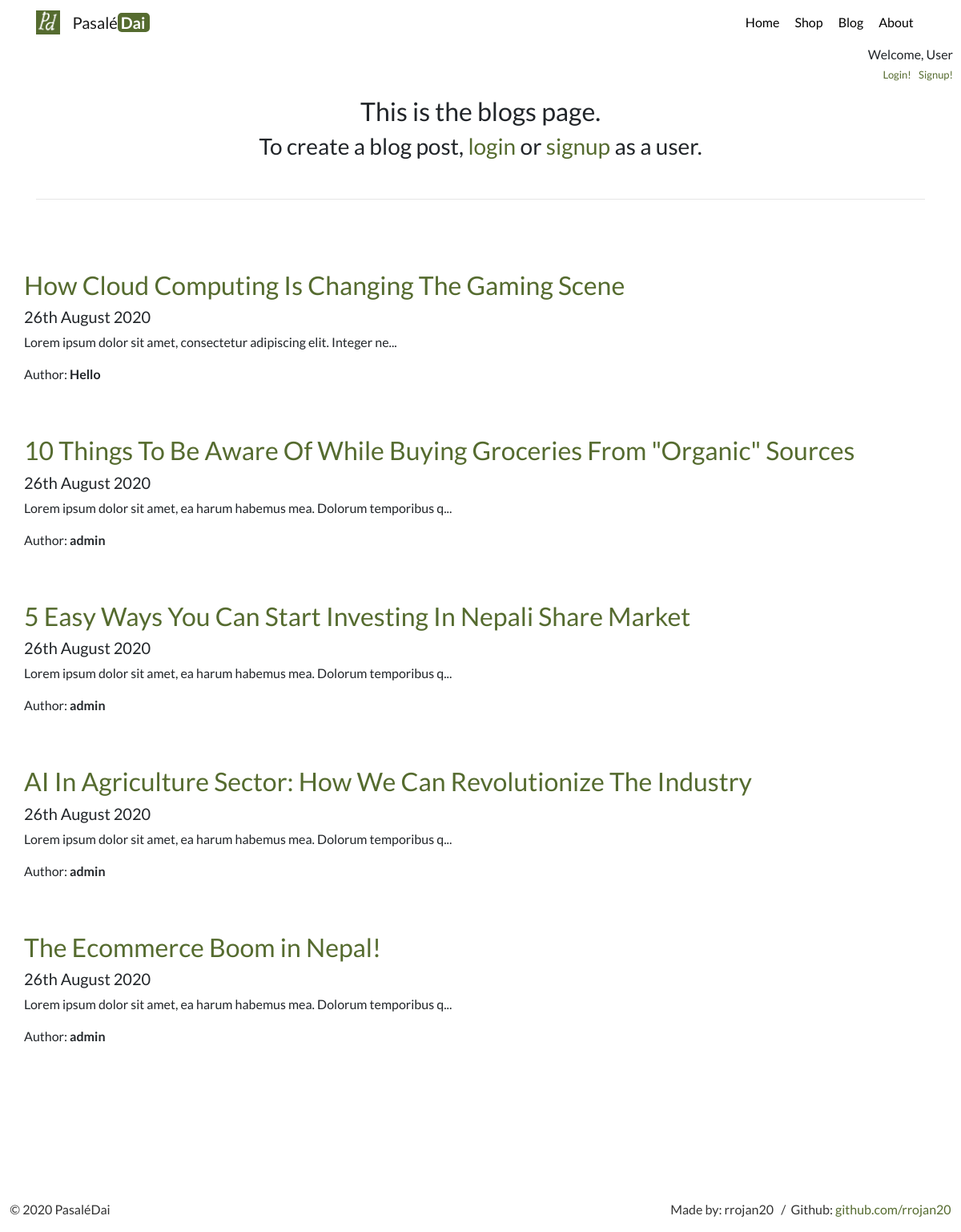
The app's page /articles/ with its own data.
### blogs/models.py (models this page shows, shortened)
class Article(models.Model):
    title = models.CharField(max_length=100)
    description = models.TextField()
    featured = models.BooleanField(default=False)
    date = models.DateTimeField(auto_now_add=True)
    author = models.ForeignKey(User, on_delete=models.PROTECT, default=None)
    def get_absolute_url(self):
        return reverse('articles:detail-view', kwargs={"id": self.id})
    def snippet(self):
        return self.description[:70] + '...'

### blogs/views.py (the view)
# urls.py: path('', ArticleListView.as_view(), name="list-view"),
class ArticleListView(ListView):
    queryset = Article.objects.order_by('-date')
    template_name = 'blogs/article_list.html'

### blogs/templates/blogs/article_list.html (shortened to what this page needs)
{% extends 'base.html' %}
{% block content %}
{% if not user.is_authenticated %}
<h2 style="text-align:center">This is the blogs page.</h2> <h3 style="text-align:center">To create a blog post, <a href="account:login">login</a>  or <a href="account:signup">signup</a> as a user.</h3>
{% else %}
<h2 style="text-align:center">This is the blogs page.</h2> <h6 style="text-align:center">As a User, you can create, delete or update blog posts</h6>
<h5 style="text-align: right;"><a href="/articles/create" class="btn btn-dark">Create New</a></h5>
{% endif %}
<br><hr><br><br><br>
{% for object in object_list %}
<div class="article">
    <div class="row">
        <div class="column">
            <h2><a href="{{ object.get_absolute_url }}" style="text-decoration: none;">{{ object.title }}</a></h2>
            <h5>{{ object.date|date:'jS F Y' }}</h5>
            <p>{{ object.snippet|striptags }}</p>
            <p class="author">Author: <b>{{ object.author.username }}</b></p>
            <br><br>
        </div>
    </div>
</div>
{% endfor %}
<br><br><br>
{% endblock %}

### pages/static/pages/custom.css (style rules this page uses)
body { font-family: 'Lato', sans-serif; }

### templates/base.html (style rules this page uses)
a { color: darkolivegreen; }

### records on screen
Article: title "How Cloud Computing Is Changing The Gaming Scene", date "26th August 2020", snippet "Lorem ipsum dolor sit amet, consectetur adipiscing elit. Integer ne...", author.username "Hello"
Article: title "10 Things To Be Aware Of While Buying Groceries From \"Organic\" Sources", date "26th August 2020", snippet "Lorem ipsum dolor sit amet, ea harum habemus mea. Dolorum temporibus q...", author.username "admin"
Article: title "5 Easy Ways You Can Start Investing In Nepali Share Market", date "26th August 2020", snippet "Lorem ipsum dolor sit amet, ea harum habemus mea. Dolorum temporibus q...", author.username "admin"
Article: title "AI In Agriculture Sector: How We Can Revolutionize The Industry", date "26th August 2020", snippet "Lorem ipsum dolor sit amet, ea harum habemus mea. Dolorum temporibus q...", author.username "admin"
Article: title "The Ecommerce Boom in Nepal!", date "26th August 2020", snippet "Lorem ipsum dolor sit amet, ea harum habemus mea. Dolorum temporibus q...", author.username "admin"
